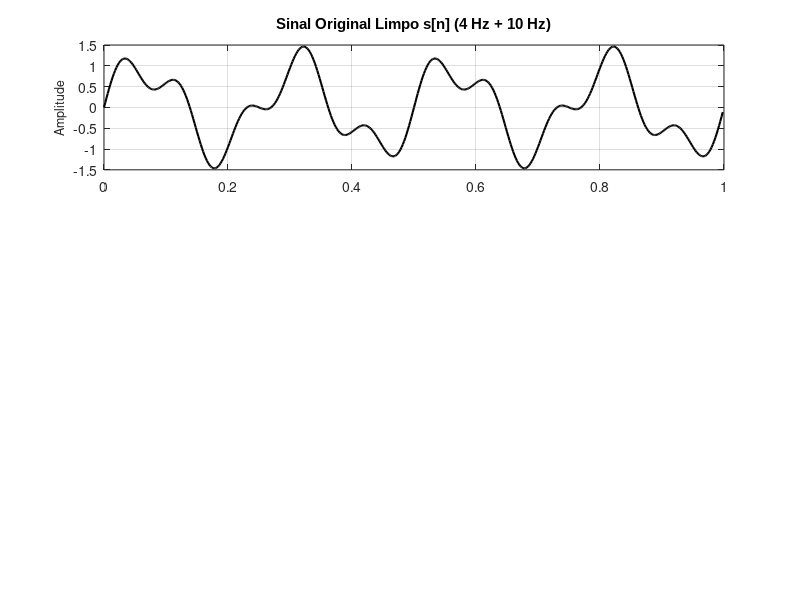

Reproduce this figure in MATLAB. (Note: this script raises an error after producing the figure.)
clc; clear all; close all;

% 1. Parâmetros do Sinal
fs = 500;                 % Frequência de amostragem (Hz)
t = 0 : 1/fs : 1 - 1/fs;  % Vetor de tempo (1 segundo)
N = length(t);

% Sinal desejado s[n] (soma de senoides de baixa frequência)
s = sin(2 * pi * 4 * t) + 0.5 * sin(2 * pi * 10 * t);

% Ruído branco v[n] com desvio padrão sigma_v
sigma_v = 0.6;
rng(42);                  % Semente para reprodutibilidade
v = sigma_v * randn(size(t));

% Sinal ruidoso x[n]
x = s + v;

% 2. Projeto do Filtro de Wiener FIR
M = 20;                   % Ordem do filtro (número de coeficientes = M + 1)

% Estimação da autocorrelação do sinal limpo s[n]
[r_s, lags] = xcorr(s, M, 'biased');
r_ss = r_s(M+1:end).';    % Vetor de autocorrelação [R_ss(0), ..., R_ss(M)]

% Matriz de autocorrelação Toeplitz de s[n]
R_ss = toeplitz(r_ss);

% Matriz de autocorrelação do sinal ruidoso x[n]
R_xx = R_ss + (sigma_v^2) * eye(M + 1);

% Vetor de correlação cruzada r_xs (como v é independente, r_xs = r_ss)
r_xs = r_ss;

% Resolver o sistema Wiener-Hopf: R_xx * h = r_xs
h = R_xx \ r_xs;

% 3. Filtragem do Sinal Ruidoso
y = filter(h, 1, x);

% Compensar o atraso de grupo do filtro (aprox M/2 amostras)
delay = round(M/2);
y_aligned = [y(delay+1:end), zeros(1, delay)];

% 4. Plotagem dos Resultados
fig = figure('Position', [100, 100, 850, 580]);

subplot(3, 1, 1);
plot(t, s, 'k', 'LineWidth', 1.5);
title('Sinal Original Limpo s[n] (4 Hz + 10 Hz)', 'FontSize', 11, 'FontWeight', 'bold', 'FontName', 'Arial');
ylabel('Amplitude', 'FontSize', 9);
grid on; ax = gca; ax.GridLineStyle = '--'; ax.GridAlpha = 0.5;
ylim([-2.2, 2.2]);

subplot(3, 1, 2);
plot(t, x, 'Color', [0.8500, 0.3250, 0.0980], 'LineWidth', 1.0);
title('Sinal Corrompido por Ruído Branco x[n] = s[n] + v[n]', 'FontSize', 11, 'FontWeight', 'bold', 'FontName', 'Arial');
ylabel('Amplitude', 'FontSize', 9);
grid on; ax = gca; ax.GridLineStyle = '--'; ax.GridAlpha = 0.5;
ylim([-2.2, 2.2]);

subplot(3, 1, 3);
plot(t, s, 'k--', 'LineWidth', 1.0); hold on;
plot(t, y_aligned, 'Color', [0, 0.4470, 0.7410], 'LineWidth', 1.5);
title('Saída do Filtro de Wiener FIR (Ordem M = 20, Compensado)', 'FontSize', 11, 'FontWeight', 'bold', 'FontName', 'Arial');
xlabel('Tempo (s)', 'FontSize', 10, 'FontName', 'Arial');
ylabel('Amplitude', 'FontSize', 9);
legend('Sinal Original', 'Sinal Filtrado', 'Location', 'southwest');
grid on; ax = gca; ax.GridLineStyle = '--'; ax.GridAlpha = 0.5;
ylim([-2.2, 2.2]);

exportgraphics(fig, '../../images/aula10_filtro_wiener.png', 'Resolution', 200);
close(fig);
disp('Gráfico do Filtro de Wiener gerado com sucesso!');
